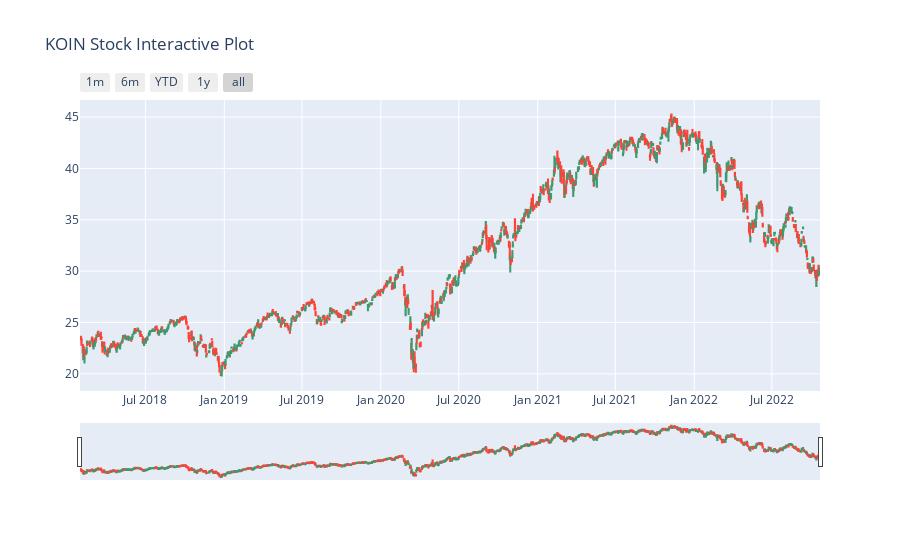

The notebook cell this image was saved under:
### Code cell
# Interactive candlestick plot 

figure4 = go.Figure(data=[go.Candlestick(x=koin_w_moving_average.date,
                                        open = koin_w_moving_average["open"],
                                        high = koin_w_moving_average["high"],
                                        low = koin_w_moving_average["low"],
                                        close = koin_w_moving_average["close"])])

figure4.update_layout(title="KOIN Stock Interactive Plot")

figure4.update_xaxes(
    rangeslider_visible=True,
    rangeselector = dict(
        buttons = list([
            dict(count = 1, label = "1m", step = "month", stepmode = "backward"),
            dict(count = 6, label = "6m", step = "month", stepmode = "backward"),
            dict(count = 1, label = "YTD", step = "year", stepmode = "todate"),
            dict(count = 1, label = "1y", step = "year", stepmode = "backward"),
            dict(step = "all")
            
        ])))

figure4.show()

### Figure 1 — Plotly figure (JSON) as saved in the notebook; plotly's stock layout.template omitted (floating-point values rounded to 4 significant figures; data arrays with more than 128 entries replaced by an {"elided": "..."} marker saying what was removed)
{"data": [{"close": {"elided": "1192 float values"}, "high": {"elided": "1192 float values"}, "low": {"elided": "1192 float values"}, "open": {"elided": "1192 float values"}, "type": "candlestick", "x": {"elided": "1192 str values"}}], "layout": {"title": {"text": "KOIN Stock Interactive Plot"}, "xaxis": {"rangeselector": {"buttons": [{"count": 1, "label": "1m", "step": "month", "stepmode": "backward"}, {"count": 6, "label": "6m", "step": "month", "stepmode": "backward"}, {"count": 1, "label": "YTD", "step": "year", "stepmode": "todate"}, {"count": 1, "label": "1y", "step": "year", "stepmode": "backward"}, {"step": "all"}]}, "rangeslider": {"visible": true}}}}
